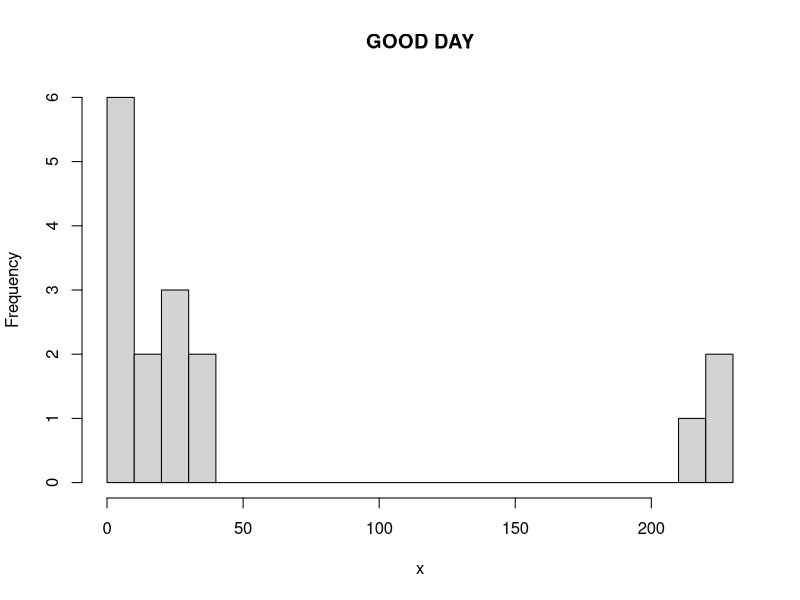
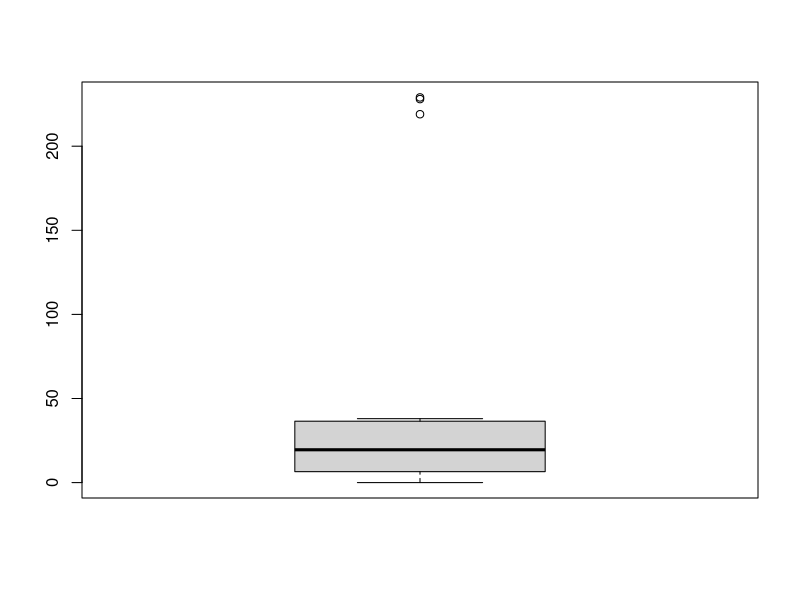
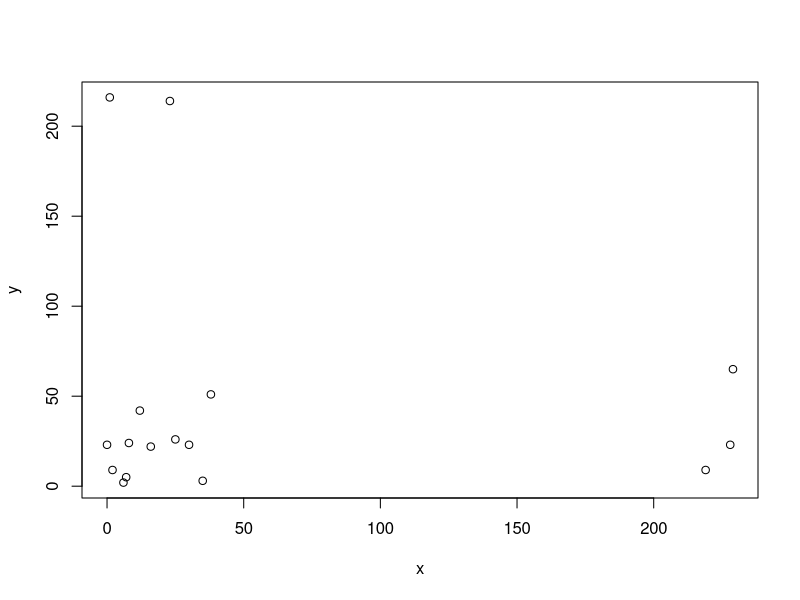
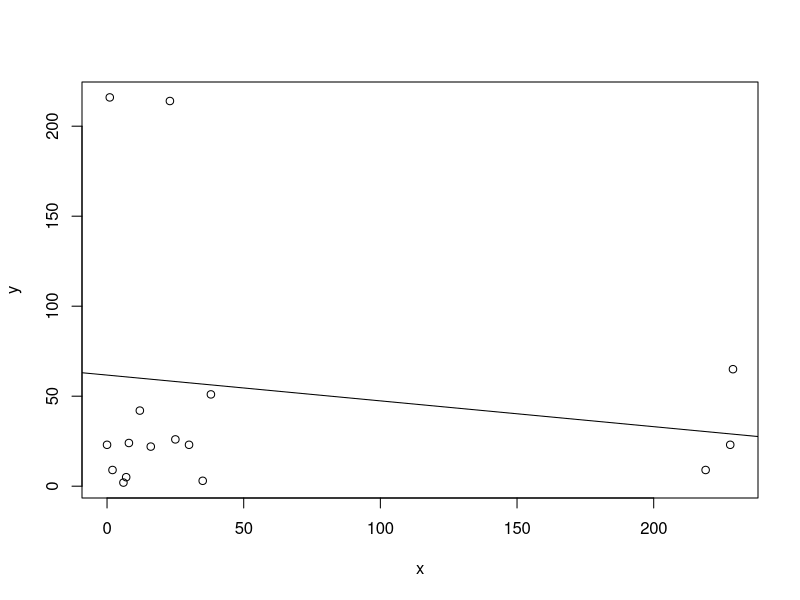

Recreate these plots in R, in order.
## ---- chunk 1
#The following commands will generate plots of the data and summary statistics:
#1. Enter data into R:
x <- c(2, 6, 8, 12, 219, 30, 0, 25, 7, 16, 23, 38, 229, 35, 1, 228)
y <- c(9, 2, 24, 42, 9, 23, 23, 26, 5, 22, 214, 51, 65, 3, 216, 23)
## ---- chunk 2
mean(x)
median(x)
## ---- chunk 3
#for example, I want bin=10, name of histogram is GOOD DAY
hist(x, breaks=23, main="GOOD DAY")
stem(x)
sort(x)
## ---- chunk 4
quantile(x,0.6)
quantile(x,seq(0,1,0.1))
## ---- chunk 5
p = c(.1, .34, .68, .93)
quantile (x, p)
## ---- chunk 6
IQR(x)
## ---- chunk 7
var(x)
## ---- chunk 8
sd(x)
## ---- chunk 9
cor(x, y)
## ---- chunk 10
boxplot(x)
## ---- chunk 11
plot(x, y)
## ---- chunk 12
lm(x~y)
#I first plot x and y
plot(x,y)
#assign it to PHUNG
PHUNG<-lm(x~y)
#show regression line to plot
abline(PHUNG)
